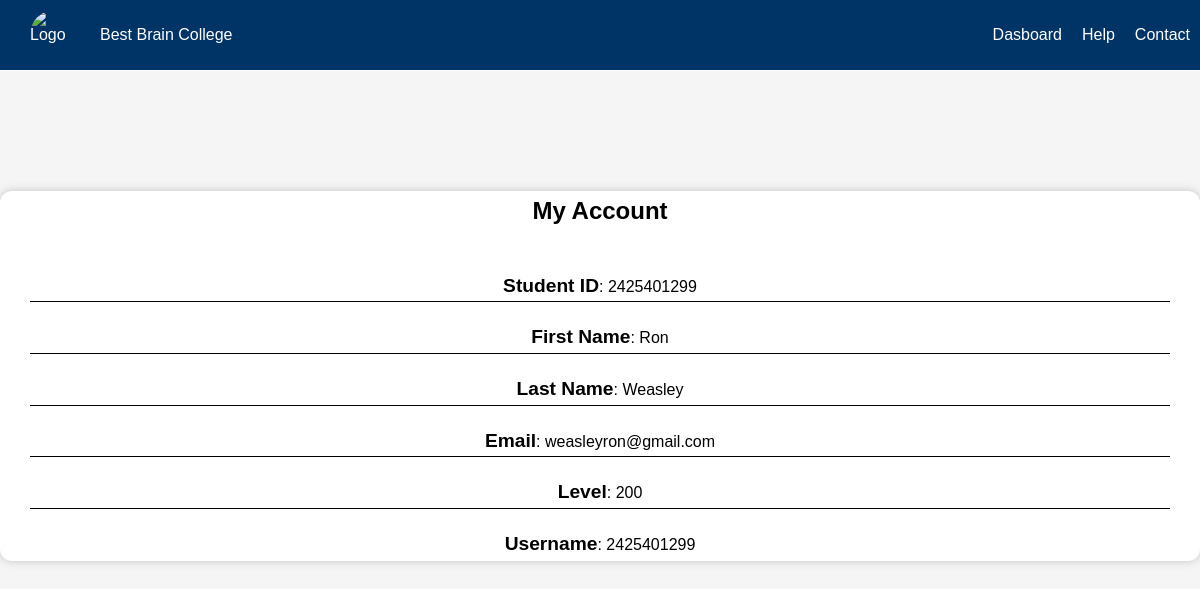
Screenshot of /profile/ (signed in) with the database file from the repository.
### core/models.py (models this page shows, shortened)
class Student(models.Model):
    user = models.OneToOneField(User, on_delete=models.CASCADE)
    student_id = models.CharField(max_length=20, unique=True)
    first_name = models.CharField(max_length=50)
    last_name = models.CharField(max_length=50)
    email = models.EmailField(unique=True)
    level = models.IntegerField()

class User(AbstractUser):
    ROLE_CHOICES = (
        ('student', 'Student'),
        ('admin', 'Admin'),
    )
    role = models.CharField(max_length=20, choices=ROLE_CHOICES)

### core/views.py (the view)
# urls.py: path("profile/", views.profile, name="profile"),
@login_required
def profile(request):
    student = Student.objects.get(user=request.user)
    return render(request, "core/profile.html", {
        "student": student
    })

### core/templates/core/profile.html (shortened to what this page needs)
{% load static %}
<!doctype html>
<html lang="en">
  <head>
    <link rel="stylesheet" href="{% static 'core/profile.css' %}" />
  </head>
  <body>
    <header>
      <div class="hero">
        <img src="{% static 'core/img/logo2.jpg' %}" alt="Logo" />
        <p>Best Brain College</p>
      </div>
      <nav class="nav-links active inactive">
        <ul>
          <li><a href="/dashboard/">Dasboard</a></li>
          <li><a href="">Help</a></li>
          <li><a href="">Contact</a></li>
        </ul>
      </nav>
    </header>
    <div class="profile-card">
      <h2>My Account</h2>
      <p><span>Student ID</span>: {{ student.student_id }}</p>
      <p><span>First Name</span>: {{ student.first_name }}</p>
      <p><span>Last Name</span>: {{ student.last_name }}</p>
      <p><span>Email</span>: {{ student.email }}</p>
      <p><span>Level</span>: {{ student.level }}</p>
      <p><span>Username</span>: {{ student.user.username }}</p>
    </div>
  </body>
</html>

### core/static/core/profile.css (style rules this page uses)
* { margin: 0; padding: 0; box-sizing: border-box; }
:root { --primary-color: #003366; --secondary-color: #0055aa ; --background-color: #f5f5f5; --text-color-header: #ffff; --text-color-light: #333333; --button-color: #003366; --drop-btn:#e63946; --drop-btn-hover: #c1121f; }
body { background-color: var(--background-color); font-family: Arial, Helvetica, sans-serif; }
header { display: flex; justify-content: space-between; padding: 10px; background-color: var(--primary-color); color: var(--text-color-header); border-bottom: 1px solid var(--text-color-header); width: 100%; }
header .hero { display: flex; gap: 20px; margin-left: 20px; }
.hero p { align-self: center; }
.hero img { width: 50px; height: 50px; border-radius: 100%; }
nav ul { display: flex; gap: 20px; list-style: none; }
nav li { display: flex; justify-content: center; align-items: center; }
nav { display: flex; align-items: center; }
ul a { text-decoration: none; color: var(--text-color-header); }
.profile-card h2 { margin-bottom: 20px; }
.profile-card { justify-content: center; align-items: center; margin-top: 120px; display: flex; flex-direction: column; font-size: 1rem; gap: 20px; border: 1px solid none; padding: 30px; border-radius: 12px; background-color: white; box-shadow: 0px 0px 10px rgba(0,0,0,0.2); max-width: 100%; min-width: 50%; text-align: center; height: 370px; line-height: 1.6; }
.profile-card p { border-bottom: 1px solid black; width: 100%; }
.profile-card p:last-child { border: none; }
.profile-card span { font-size: 1.2rem; font-weight: bold; }

### rows the page displays
Student: student_id "2425401299", first_name "Ron", last_name "Weasley", email "weasleyron@gmail.com", level "200", user.username "2425401299"
